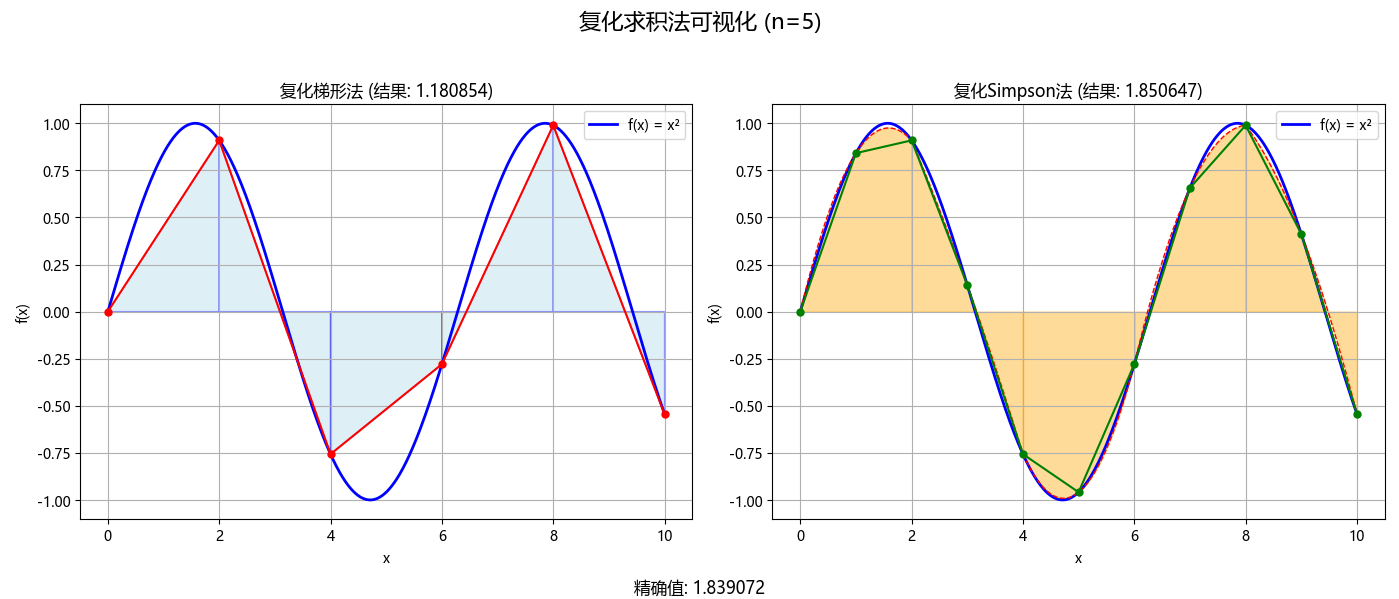

Write Python code to recreate this figure.
import numpy as np
import matplotlib.pyplot as plt
from matplotlib.patches import Polygon

plt.rcParams["font.family"] = ["Microsoft YaHei"]
plt.rcParams['axes.unicode_minus'] = False

# 复化梯形求积公式
def composite_trapezoidal(f, a, b, n):
    h = (b - a) / n  # 步长
    result = 0.5 * (f(a) + f(b))  # 端点项
    
    # 累加中间节点（乘以2）
    for k in range(1, n):
        x = a + k * h
        result += f(x)
    
    return result * h  # 乘以步长h


# 复化Simpson求积公式
def composite_simpson(f, a, b, n):
    h = (b - a) / (2 * n)  # 步长
    result = f(a) + f(b)  # 端点项
    
    # 累加奇数节点（乘以4）
    for i in range(1, n + 1):
        x = a + (2 * i - 1) * h
        result += 4 * f(x)
    
    # 累加偶数节点（乘以2）
    for i in range(1, n):
        x = a + 2 * i * h
        result += 2 * f(x)
    
    return result * h / 3  # 乘以步长h/3


# 可视化函数
def visualize_integration(f, a, b, n):
    # 创建画布
    fig, (ax1, ax2) = plt.subplots(1, 2, figsize=(14, 6))
    fig.suptitle(f'复化求积法可视化 (n={n})', fontsize=16)
    
    # 生成高精度x值用于绘制函数曲线
    x_fine = np.linspace(a, b, 1000)
    y_fine = f(x_fine)
    
    # 复化梯形法可视化
    ax1.plot(x_fine, y_fine, 'b-', linewidth=2, label=f'f(x) = x²')
    h_trap = (b - a) / n
    x_trap = np.linspace(a, b, n+1)
    y_trap = f(x_trap)
    
    # 绘制梯形区域
    for i in range(n):
        x = [x_trap[i], x_trap[i], x_trap[i+1], x_trap[i+1]]
        y = [0, y_trap[i], y_trap[i+1], 0]
        poly = Polygon(np.column_stack([x, y]), facecolor='lightblue', edgecolor='blue', alpha=0.4)
        ax1.add_patch(poly)
    
    ax1.plot(x_trap, y_trap, 'ro-', markersize=5)
    # ax1.fill_between(x_fine, y_fine, alpha=0.2, color='green')
    ax1.set_xlabel('x')
    ax1.set_ylabel('f(x)')
    ax1.set_title(f'复化梯形法 (结果: {composite_trapezoidal(f, a, b, n):.6f})')
    ax1.grid(True)
    ax1.legend()
    
    # 复化Simpson法可视化（修正版）
    ax2.plot(x_fine, y_fine, 'b-', linewidth=2, label=f'f(x) = x²')
    h_simp = (b - a) / (2 * n)
    x_simp = np.linspace(a, b, 2*n + 1)
    y_simp = f(x_simp)
    
    # 绘制Simpson抛物线区域（正确拟合抛物线）
    for i in range(n):
        # 每个区间取三个点：左端点、中点、右端点
        x0, x1, x2 = x_simp[2*i], x_simp[2*i+1], x_simp[2*i+2]
        y0, y1, y2 = y_simp[2*i], y_simp[2*i+1], y_simp[2*i+2]
        
        # 构造过这三个点的抛物线（二次多项式）
        A = np.array([[x0**2, x0, 1],
                      [x1**2, x1, 1],
                      [x2**2, x2, 1]])
        B = np.array([y0, y1, y2])
        a_parab, b_parab, c_parab = np.linalg.solve(A, B)
        
        # 生成区间内的精细点并计算抛物线值
        x_parab = np.linspace(x0, x2, 100)
        y_parab = a_parab * x_parab**2 + b_parab * x_parab + c_parab
        
        # 填充抛物线下方区域（与x轴围成的面积）
        ax2.fill_between(x_parab, y_parab, alpha=0.4, color='orange')
        ax2.plot(x_parab, y_parab, 'r--', linewidth=1)
    
    ax2.plot(x_simp, y_simp, 'go-', markersize=5)
    # ax2.fill_between(x_fine, y_fine, alpha=0.2, color='green')
    ax2.set_xlabel('x')
    ax2.set_ylabel('f(x)')
    ax2.set_title(f'复化Simpson法 (结果: {composite_simpson(f, a, b, n):.6f})')
    ax2.grid(True)
    ax2.legend()
    
    # 显示精确值
    plt.figtext(0.5, 0.01, f'精确值: {1-np.cos(10):.6f}', ha='center', fontsize=12)
    plt.tight_layout(rect=[0, 0.03, 1, 0.95])
    plt.show()


# 主程序
if __name__ == "__main__":
    # 测试函数：f(x) = x^2，积分区间[0, 2]，精确值为8/3 ≈ 2.6667
    def f(x):
        return np.sin(x)
    
    a, b = 0, 10
    n = 5  # 区间等分数（Simpson法实际分为2n个小区间）
    
    # 计算结果
    trap_result = composite_trapezoidal(f, a, b, n)
    simp_result = composite_simpson(f, a, b, n)
    
    # 打印数值结果
    print(f"复化梯形法结果 (n={n}): {trap_result:.6f}")
    print(f"复化Simpson法结果 (n={n}): {simp_result:.6f}")
    print(f"精确值: {1-np.cos(10):.6f}")
    
    # 可视化
    visualize_integration(f, a, b, n)
